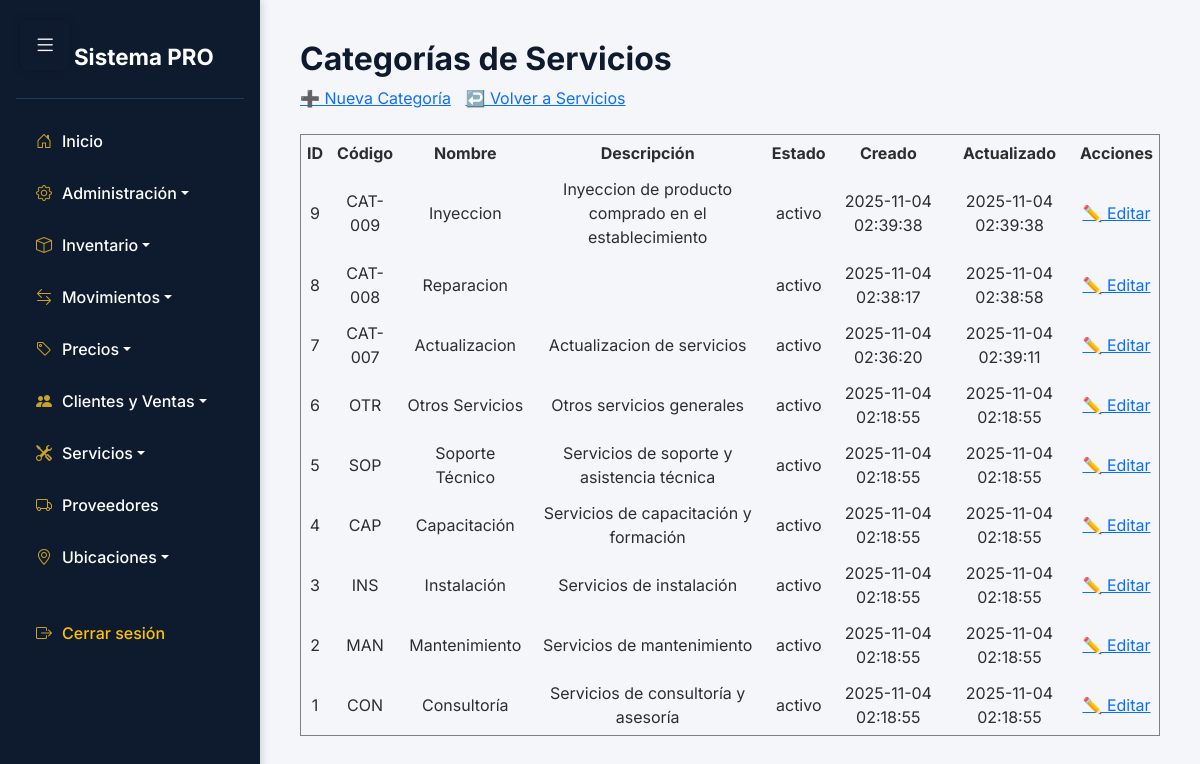
The app's page /app/vista/Categorias_Servicios/listar.php (signed in) with its own data.
### tables this page shows
CREATE TABLE `categorias_servicios` (
  `id` int NOT NULL,
  `codigo` varchar(50) NOT NULL,
  `nombre` varchar(255) NOT NULL,
  `descripcion` text,
  `estado_id` int NOT NULL DEFAULT '1',
  `creado_en` timestamp NULL DEFAULT CURRENT_TIMESTAMP,
  `actualizado_en` timestamp NULL DEFAULT CURRENT_TIMESTAMP ON UPDATE CURRENT_TIMESTAMP
);

CREATE TABLE `bitacora_estados` (
  `id` int NOT NULL,
  `nombre` varchar(50) NOT NULL,
  `descripcion` text,
  `creado_en` datetime DEFAULT CURRENT_TIMESTAMP,
  `actualizado_en` datetime DEFAULT CURRENT_TIMESTAMP ON UPDATE CURRENT_TIMESTAMP
);

### app/Conexion/Conexion.php (called while the page is built)
<?php
class Conexion {
    private $conexion;
    private $host = 'localhost';
    private $dbName = 'aegis';
    private $username = 'root';
    private $password = '';
    public function __construct() {
        try {
            $this->conexion = new PDO(
                "mysql:host=$this->host;dbname=$this->dbName",
                $this->username,
                $this->password
            );
            $this->conexion->setAttribute(PDO::ATTR_ERRMODE, PDO::ERRMODE_EXCEPTION);
        } catch (PDOException $e) {
            die("Error de conexión: " . $e->getMessage());
        }
    }
    public function getConexion() {
        return $this->conexion;
    }
}
?>

### app/Controlador/CategoriasServiciosControlador.php (called while the page is built, shortened)
<?php
require_once __DIR__ . '/../Modelo/CategoriasServicios.php';
class CategoriasServiciosControlador {
    private $modelo;
    public function __construct() {
        $this->modelo = new CategoriaServicio();
    }
    public function listar() {
        return $this->modelo->listar();
    }
}

### app/Modelo/CategoriasServicios.php (called while the page is built, shortened)
<?php
require_once __DIR__ . '/../Conexion/Conexion.php';
class CategoriaServicio {
    private $conexion;
    public function __construct() {
        $this->conexion = new Conexion();
    }
    public function listar() {
        $sql = "SELECT cs.id, cs.codigo, cs.nombre, cs.descripcion,
                       e.nombre AS estado,
                       cs.creado_en, cs.actualizado_en
                FROM categorias_servicios cs
                INNER JOIN bitacora_estados e ON cs.estado_id = e.id
                ORDER BY cs.id DESC";
        $stmt = $this->conexion->getConexion()->prepare($sql);
        $stmt->execute();
        return $stmt->fetchAll(PDO::FETCH_ASSOC);
    }
}

### app/Vista/Categorias_Servicios/listar.php (the view, shortened to what this page needs)
<?php
require_once '../../Controlador/CategoriasServiciosControlador.php';
include '../../../includes/sidebar.php';
$controlador = new CategoriasServiciosControlador();
$categorias = $controlador->listar();
?>
<h2>Categorías de Servicios</h2>
<a href="nuevo.php">➕ Nueva Categoría</a>
<a href="../servicios/listar.php" style="margin-left: 10px;">↩️ Volver a Servicios</a><br><br>
<?php if (empty($categorias)): ?>
    <p>No hay categorías registradas.</p>
<?php else: ?>
    <table border="1" cellpadding="6" cellspacing="0" style="width:100%; text-align:center;">
        <thead>
            <tr>
                <th>ID</th>
                <th>Código</th>
                <th>Nombre</th>
                <th>Descripción</th>
                <th>Estado</th>
                <th>Creado</th>
                <th>Actualizado</th>
                <th>Acciones</th>
            </tr>
        </thead>
        <tbody>
            <?php foreach ($categorias as $c): ?>
                <tr>
                    <td><?= htmlspecialchars($c['id']) ?></td>
                    <td><?= htmlspecialchars($c['codigo']) ?></td>
                    <td><?= htmlspecialchars($c['nombre']) ?></td>
                    <td><?= htmlspecialchars($c['descripcion']) ?></td>
                    <td><?= htmlspecialchars($c['estado']) ?></td>
                    <td><?= htmlspecialchars($c['creado_en']) ?></td>
                    <td><?= htmlspecialchars($c['actualizado_en']) ?></td>
                    <td>
                        <a href="editar.php?id=<?= $c['id'] ?>">✏️ Editar</a>
                    </td>
                </tr>
            <?php endforeach; ?>
        </tbody>
    </table>
<?php endif; ?>

### includes/sidebar.php (style rules this page uses)
:root { --sidebar-bg: #0e1b2f; --sidebar-hover: #1f3a5f; --accent-gold: #c9a227; --body-bg: #f4f6f9; --text-light: #ffffff; --text-dark: #2e2e2e; }
body { font-family: 'Inter', sans-serif; background-color: var(--body-bg); color: var(--text-dark); margin: 0; padding: 0; }
h1, h2, h3 { color: var(--sidebar-bg); font-weight: 700; }

### records on screen
categorias_servicios: id "9", codigo "CAT-009", nombre "Inyeccion", descripcion "Inyeccion de producto comprado en el establecimiento", bitacora_estados.nombre "activo", creado_en "2025-11-04 02:39:38", actualizado_en "2025-11-04 02:39:38"
categorias_servicios: id "8", codigo "CAT-008", nombre "Reparacion", bitacora_estados.nombre "activo", creado_en "2025-11-04 02:38:17", actualizado_en "2025-11-04 02:38:58"
categorias_servicios: id "7", codigo "CAT-007", nombre "Actualizacion", descripcion "Actualizacion de servicios", bitacora_estados.nombre "activo", creado_en "2025-11-04 02:36:20", actualizado_en "2025-11-04 02:39:11"
categorias_servicios: id "6", codigo "OTR", nombre "Otros Servicios", descripcion "Otros servicios generales", bitacora_estados.nombre "activo", creado_en "2025-11-04 02:18:55", actualizado_en "2025-11-04 02:18:55"
categorias_servicios: id "5", codigo "SOP", nombre "Soporte Técnico", descripcion "Servicios de soporte y asistencia técnica", bitacora_estados.nombre "activo", creado_en "2025-11-04 02:18:55", actualizado_en "2025-11-04 02:18:55"
categorias_servicios: id "4", codigo "CAP", nombre "Capacitación", descripcion "Servicios de capacitación y formación", bitacora_estados.nombre "activo", creado_en "2025-11-04 02:18:55", actualizado_en "2025-11-04 02:18:55"
categorias_servicios: id "3", codigo "INS", nombre "Instalación", descripcion "Servicios de instalación", bitacora_estados.nombre "activo", creado_en "2025-11-04 02:18:55", actualizado_en "2025-11-04 02:18:55"
categorias_servicios: id "2", codigo "MAN", nombre "Mantenimiento", descripcion "Servicios de mantenimiento", bitacora_estados.nombre "activo", creado_en "2025-11-04 02:18:55", actualizado_en "2025-11-04 02:18:55"
categorias_servicios: id "1", codigo "CON", nombre "Consultoría", descripcion "Servicios de consultoría y asesoría", bitacora_estados.nombre "activo", creado_en "2025-11-04 02:18:55", actualizado_en "2025-11-04 02:18:55"
